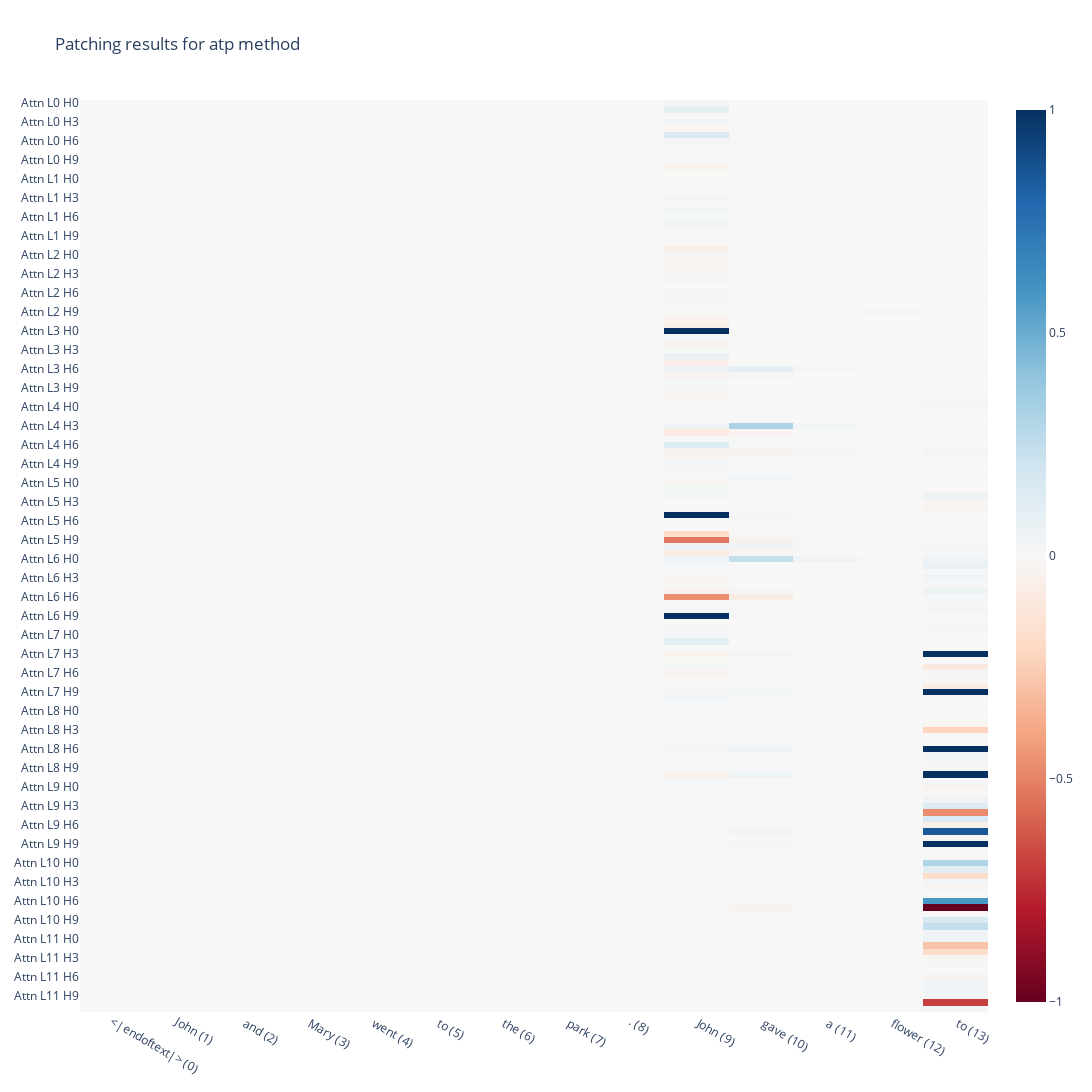

This figure's notebook cell:
### Code cell
patching.plot_patch(width=1200, height=1400, layer=10)

### Figure 1 — Plotly figure (JSON) as saved in the notebook; plotly's stock layout.template omitted (floating-point values rounded to 4 significant figures; data arrays with more than 128 entries replaced by an {"elided": "..."} marker saying what was removed)
{"data": [{"coloraxis": "coloraxis", "hovertemplate": "x: %{x}<br>y: %{y}<br>color: %{z}<extra></extra>", "name": "0", "type": "heatmap", "x": ["<|endoftext|> (0)", "John (1)", " and (2)", " Mary (3)", " went (4)", " to (5)", " the (6)", " park (7)", ". (8)", " John (9)", " gave (10)", " a (11)", " flower (12)", " to (13)"], "xaxis": "x", "y": {"elided": "144 str values"}, "yaxis": "y", "z": {"elided": "144x14 float values"}}], "layout": {"coloraxis": {"cmax": 1, "cmin": -1, "colorscale": [[0, "rgb(103,0,31)"], [0.1, "rgb(178,24,43)"], [0.2, "rgb(214,96,77)"], [0.3, "rgb(244,165,130)"], [0.4, "rgb(253,219,199)"], [0.5, "rgb(247,247,247)"], [0.6, "rgb(209,229,240)"], [0.7, "rgb(146,197,222)"], [0.8, "rgb(67,147,195)"], [0.9, "rgb(33,102,172)"], [1, "rgb(5,48,97)"]]}, "height": 1400, "title": {"text": "Patching results for atp method"}, "width": 1200, "xaxis": {"anchor": "y", "domain": [0, 1]}, "yaxis": {"anchor": "x", "autorange": "reversed", "domain": [0, 1]}}}
